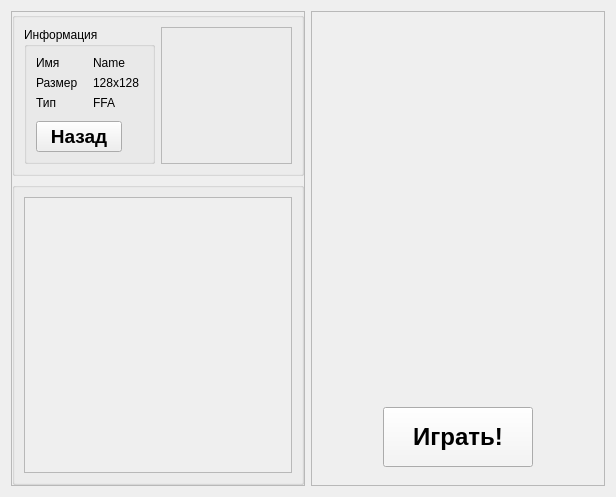
<?xml version="1.0" encoding="UTF-8"?>
<ui version="4.0">
 <class>StartFFAWidget</class>
 <widget class="QWidget" name="StartFFAWidget">
  <property name="geometry">
   <rect>
    <x>0</x>
    <y>0</y>
    <width>616</width>
    <height>497</height>
   </rect>
  </property>
  <property name="windowTitle">
   <string>Form</string>
  </property>
  <layout class="QHBoxLayout" name="horizontalLayout">
   <item>
    <widget class="QWidget" name="verticalWidget" native="true">
     <property name="sizePolicy">
      <sizepolicy hsizetype="Preferred" vsizetype="Minimum">
       <horstretch>0</horstretch>
       <verstretch>0</verstretch>
      </sizepolicy>
     </property>
     <layout class="QVBoxLayout" name="verticalLayout_14">
      <property name="margin">
       <number>0</number>
      </property>
      <item>
       <widget class="QFrame" name="frame_3">
        <property name="sizePolicy">
         <sizepolicy hsizetype="Expanding" vsizetype="Preferred">
          <horstretch>0</horstretch>
          <verstretch>0</verstretch>
         </sizepolicy>
        </property>
        <property name="maximumSize">
         <size>
          <width>16777215</width>
          <height>16777215</height>
         </size>
        </property>
        <property name="frameShape">
         <enum>QFrame::StyledPanel</enum>
        </property>
        <property name="frameShadow">
         <enum>QFrame::Raised</enum>
        </property>
        <layout class="QVBoxLayout" name="verticalLayout_10">
         <property name="margin">
          <number>0</number>
         </property>
         <item>
          <widget class="QGroupBox" name="groupBox_3">
           <property name="sizePolicy">
            <sizepolicy hsizetype="Preferred" vsizetype="Maximum">
             <horstretch>0</horstretch>
             <verstretch>0</verstretch>
            </sizepolicy>
           </property>
           <layout class="QHBoxLayout" name="horizontalLayout_7">
            <item>
             <widget class="QGroupBox" name="groupBox">
              <property name="sizePolicy">
               <sizepolicy hsizetype="Preferred" vsizetype="Preferred">
                <horstretch>0</horstretch>
                <verstretch>0</verstretch>
               </sizepolicy>
              </property>
              <property name="title">
               <string>Информация</string>
              </property>
              <layout class="QVBoxLayout" name="verticalLayout_2">
               <item>
                <layout class="QHBoxLayout" name="horizontalLayout_5">
                 <property name="bottomMargin">
                  <number>5</number>
                 </property>
                 <item>
                  <layout class="QVBoxLayout" name="verticalLayout_6">
                   <item>
                    <widget class="QLabel" name="label">
                     <property name="sizePolicy">
                      <sizepolicy hsizetype="Preferred" vsizetype="Expanding">
                       <horstretch>0</horstretch>
                       <verstretch>0</verstretch>
                      </sizepolicy>
                     </property>
                     <property name="text">
                      <string>Имя</string>
                     </property>
                    </widget>
                   </item>
                   <item>
                    <widget class="QLabel" name="label_3">
                     <property name="sizePolicy">
                      <sizepolicy hsizetype="Preferred" vsizetype="Expanding">
                       <horstretch>0</horstretch>
                       <verstretch>0</verstretch>
                      </sizepolicy>
                     </property>
                     <property name="text">
                      <string>Размер</string>
                     </property>
                    </widget>
                   </item>
                   <item>
                    <widget class="QLabel" name="label_4">
                     <property name="sizePolicy">
                      <sizepolicy hsizetype="Preferred" vsizetype="Expanding">
                       <horstretch>0</horstretch>
                       <verstretch>0</verstretch>
                      </sizepolicy>
                     </property>
                     <property name="text">
                      <string>Тип</string>
                     </property>
                    </widget>
                   </item>
                  </layout>
                 </item>
                 <item>
                  <layout class="QVBoxLayout" name="verticalLayout_4">
                   <item>
                    <widget class="QLabel" name="name">
                     <property name="sizePolicy">
                      <sizepolicy hsizetype="Preferred" vsizetype="Expanding">
                       <horstretch>0</horstretch>
                       <verstretch>0</verstretch>
                      </sizepolicy>
                     </property>
                     <property name="text">
                      <string>Name</string>
                     </property>
                    </widget>
                   </item>
                   <item>
                    <widget class="QLabel" name="size">
                     <property name="sizePolicy">
                      <sizepolicy hsizetype="Preferred" vsizetype="Expanding">
                       <horstretch>0</horstretch>
                       <verstretch>0</verstretch>
                      </sizepolicy>
                     </property>
                     <property name="text">
                      <string>128x128</string>
                     </property>
                    </widget>
                   </item>
                   <item>
                    <widget class="QLabel" name="label_2">
                     <property name="sizePolicy">
                      <sizepolicy hsizetype="Preferred" vsizetype="Expanding">
                       <horstretch>0</horstretch>
                       <verstretch>0</verstretch>
                      </sizepolicy>
                     </property>
                     <property name="text">
                      <string>FFA</string>
                     </property>
                    </widget>
                   </item>
                  </layout>
                 </item>
                </layout>
               </item>
               <item>
                <widget class="QWidget" name="widget" native="true">
                 <layout class="QHBoxLayout" name="horizontalLayout_2">
                  <property name="margin">
                   <number>0</number>
                  </property>
                  <item>
                   <widget class="QPushButton" name="back_to_menu">
                    <property name="sizePolicy">
                     <sizepolicy hsizetype="Fixed" vsizetype="Fixed">
                      <horstretch>0</horstretch>
                      <verstretch>0</verstretch>
                     </sizepolicy>
                    </property>
                    <property name="font">
                     <font>
                      <pointsize>14</pointsize>
                      <weight>75</weight>
                      <bold>true</bold>
                     </font>
                    </property>
                    <property name="text">
                     <string>  Назад  </string>
                    </property>
                   </widget>
                  </item>
                  <item>
                   <widget class="QWidget" name="widget_2" native="true"/>
                  </item>
                 </layout>
                </widget>
               </item>
              </layout>
             </widget>
            </item>
            <item>
             <widget class="QFrame" name="frame">
              <property name="frameShape">
               <enum>QFrame::StyledPanel</enum>
              </property>
              <property name="frameShadow">
               <enum>QFrame::Raised</enum>
              </property>
              <layout class="QHBoxLayout" name="horizontalLayout_8">
               <item>
                <layout class="QVBoxLayout" name="priviewMap"/>
               </item>
              </layout>
             </widget>
            </item>
           </layout>
          </widget>
         </item>
         <item>
          <widget class="QGroupBox" name="groupBox_9">
           <layout class="QVBoxLayout" name="verticalLayout_3">
            <item>
             <widget class="QScrollArea" name="scrollArea">
              <property name="widgetResizable">
               <bool>true</bool>
              </property>
              <widget class="QWidget" name="maps">
               <property name="geometry">
                <rect>
                 <x>0</x>
                 <y>0</y>
                 <width>272</width>
                 <height>284</height>
                </rect>
               </property>
               <layout class="QHBoxLayout" name="horizontalLayout_9">
                <item>
                 <layout class="QGridLayout" name="layMaps"/>
                </item>
               </layout>
              </widget>
             </widget>
            </item>
           </layout>
          </widget>
         </item>
        </layout>
       </widget>
      </item>
     </layout>
    </widget>
   </item>
   <item>
    <widget class="QFrame" name="frame_4">
     <property name="sizePolicy">
      <sizepolicy hsizetype="Minimum" vsizetype="Preferred">
       <horstretch>0</horstretch>
       <verstretch>0</verstretch>
      </sizepolicy>
     </property>
     <property name="frameShape">
      <enum>QFrame::StyledPanel</enum>
     </property>
     <property name="frameShadow">
      <enum>QFrame::Raised</enum>
     </property>
     <layout class="QVBoxLayout" name="verticalLayout_15">
      <item>
       <widget class="QWidget" name="widget_10" native="true">
        <layout class="QVBoxLayout" name="verticalLayout_5">
         <item>
          <layout class="QVBoxLayout" name="layPlaylers"/>
         </item>
         <item>
          <spacer name="verticalSpacer">
           <property name="orientation">
            <enum>Qt::Vertical</enum>
           </property>
           <property name="sizeHint" stdset="0">
            <size>
             <width>20</width>
             <height>324</height>
            </size>
           </property>
          </spacer>
         </item>
        </layout>
       </widget>
      </item>
      <item>
       <widget class="QWidget" name="widget_11" native="true">
        <property name="sizePolicy">
         <sizepolicy hsizetype="Preferred" vsizetype="Maximum">
          <horstretch>0</horstretch>
          <verstretch>0</verstretch>
         </sizepolicy>
        </property>
        <layout class="QHBoxLayout" name="horizontalLayout_22">
         <item>
          <spacer name="horizontalSpacer_6">
           <property name="orientation">
            <enum>Qt::Horizontal</enum>
           </property>
           <property name="sizeHint" stdset="0">
            <size>
             <width>40</width>
             <height>20</height>
            </size>
           </property>
          </spacer>
         </item>
         <item>
          <widget class="QPushButton" name="play">
           <property name="minimumSize">
            <size>
             <width>150</width>
             <height>60</height>
            </size>
           </property>
           <property name="palette">
            <palette>
             <active>
              <colorrole role="Button">
               <brush brushstyle="SolidPattern">
                <color alpha="255">
                 <red>245</red>
                 <green>245</green>
                 <blue>245</blue>
                </color>
               </brush>
              </colorrole>
             </active>
             <inactive>
              <colorrole role="Button">
               <brush brushstyle="SolidPattern">
                <color alpha="255">
                 <red>245</red>
                 <green>245</green>
                 <blue>245</blue>
                </color>
               </brush>
              </colorrole>
             </inactive>
             <disabled>
              <colorrole role="Button">
               <brush brushstyle="SolidPattern">
                <color alpha="255">
                 <red>245</red>
                 <green>245</green>
                 <blue>245</blue>
                </color>
               </brush>
              </colorrole>
             </disabled>
            </palette>
           </property>
           <property name="font">
            <font>
             <pointsize>18</pointsize>
             <weight>75</weight>
             <bold>true</bold>
            </font>
           </property>
           <property name="text">
            <string>Играть!</string>
           </property>
          </widget>
         </item>
         <item>
          <spacer name="horizontalSpacer_5">
           <property name="orientation">
            <enum>Qt::Horizontal</enum>
           </property>
           <property name="sizeHint" stdset="0">
            <size>
             <width>40</width>
             <height>20</height>
            </size>
           </property>
          </spacer>
         </item>
        </layout>
       </widget>
      </item>
     </layout>
    </widget>
   </item>
  </layout>
 </widget>
 <resources/>
 <connections/>
</ui>
